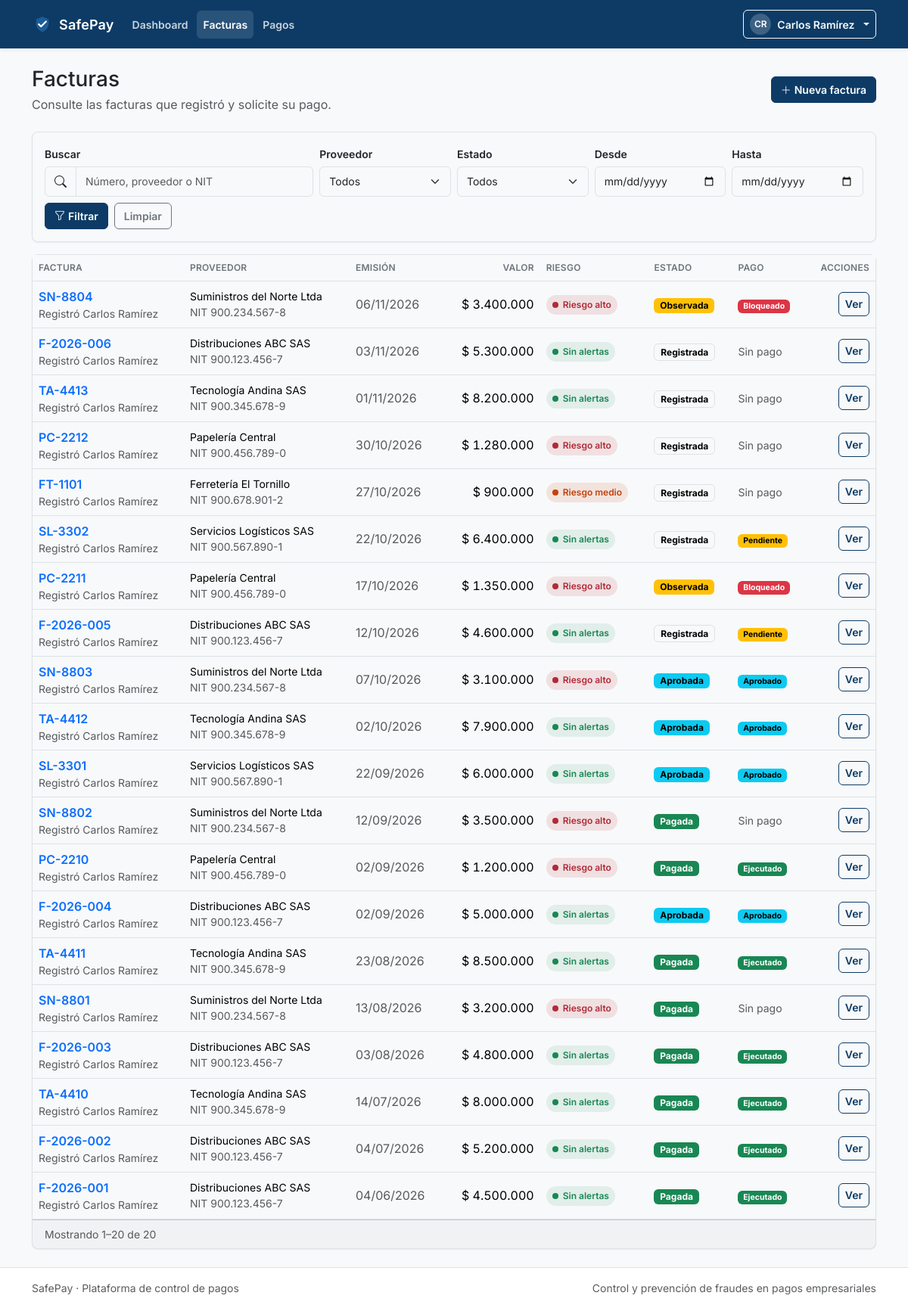
/modules/facturas/index.php (signed in), run on the app's committed database.
### tables this page shows
CREATE TABLE facturas (
    id_factura          INT UNSIGNED AUTO_INCREMENT PRIMARY KEY,
    id_proveedor        INT UNSIGNED NOT NULL,
    numero_factura      VARCHAR(40)  NOT NULL,
    fecha_emision       DATE         NOT NULL,
    valor               DECIMAL(14,2) NOT NULL,
    archivo_pdf         VARCHAR(255) NULL,
    estado              ENUM('registrada','observada','aprobada','rechazada','pagada')
                        NOT NULL DEFAULT 'registrada',
    id_usuario_registra INT UNSIGNED NOT NULL,
    creada_en           DATETIME     NOT NULL DEFAULT CURRENT_TIMESTAMP,
    CONSTRAINT uq_facturas_proveedor_numero UNIQUE (id_proveedor, numero_factura),
    CONSTRAINT chk_facturas_valor CHECK (valor > 0),
    KEY idx_facturas_estado (estado),
    KEY idx_facturas_fecha (fecha_emision),
    KEY idx_facturas_usuario (id_usuario_registra)
);

CREATE TABLE usuarios (
    id_usuario        INT UNSIGNED AUTO_INCREMENT PRIMARY KEY,
    nombre            VARCHAR(100) NOT NULL,
    correo            VARCHAR(120) NOT NULL,
    password_hash     VARCHAR(255) NOT NULL,
    id_rol            TINYINT UNSIGNED NOT NULL,
    activo            TINYINT(1)   NOT NULL DEFAULT 1,
    intentos_fallidos TINYINT UNSIGNED NOT NULL DEFAULT 0,
    bloqueado_hasta   DATETIME     NULL,
    creado_en         DATETIME     NOT NULL DEFAULT CURRENT_TIMESTAMP,
    CONSTRAINT uq_usuarios_correo UNIQUE (correo),
    KEY idx_usuarios_rol (id_rol)
);

CREATE TABLE proveedores (
    id_proveedor  INT UNSIGNED AUTO_INCREMENT PRIMARY KEY,
    nit           VARCHAR(20)  NOT NULL,
    razon_social  VARCHAR(150) NOT NULL,
    correo        VARCHAR(120) NULL,
    telefono      VARCHAR(30)  NULL,
    estado        ENUM('activo','inactivo') NOT NULL DEFAULT 'activo',
    creado_en     DATETIME     NOT NULL DEFAULT CURRENT_TIMESTAMP,
    CONSTRAINT uq_proveedores_nit UNIQUE (nit),
    KEY idx_proveedores_estado (estado)
);

CREATE TABLE pagos (
    id_pago            INT UNSIGNED AUTO_INCREMENT PRIMARY KEY,
    id_factura         INT UNSIGNED NOT NULL,
    id_cuenta_destino  INT UNSIGNED NOT NULL,
    valor              DECIMAL(14,2) NOT NULL,
    estado             ENUM('pendiente','bloqueado','aprobado','rechazado','ejecutado')
                       NOT NULL DEFAULT 'pendiente',
    id_usuario_solicita INT UNSIGNED NOT NULL,
    solicitado_en      DATETIME NOT NULL DEFAULT CURRENT_TIMESTAMP,
    CONSTRAINT uq_pagos_factura UNIQUE (id_factura),
    CONSTRAINT chk_pagos_valor CHECK (valor > 0),
    KEY idx_pagos_estado (estado),
    KEY idx_pagos_cuenta (id_cuenta_destino),
    KEY idx_pagos_usuario (id_usuario_solicita)
);

CREATE TABLE cuentas_bancarias (
    id_cuenta           INT UNSIGNED AUTO_INCREMENT PRIMARY KEY,
    id_proveedor        INT UNSIGNED NOT NULL,
    banco               VARCHAR(80)  NOT NULL,
    tipo_cuenta         ENUM('ahorros','corriente') NOT NULL,
    numero_cuenta       VARCHAR(30)  NOT NULL,
    es_principal        TINYINT(1)   NOT NULL DEFAULT 0,
    verificada          TINYINT(1)   NOT NULL DEFAULT 0,
    id_usuario_verifica INT UNSIGNED NULL,
    verificada_en       DATETIME     NULL,
    creada_en           DATETIME     NOT NULL DEFAULT CURRENT_TIMESTAMP,
    modificada_en       DATETIME     NULL,
    principal_de        INT UNSIGNED GENERATED ALWAYS AS (
                            IF(es_principal = 1, id_proveedor, NULL)
                        ) STORED,
    CONSTRAINT uq_cuentas_proveedor_numero UNIQUE (id_proveedor, numero_cuenta),
    CONSTRAINT uq_cuentas_principal UNIQUE (principal_de),
    KEY idx_cuentas_usuario_verifica (id_usuario_verifica)
);

### includes/auth.php (called while the page is built, shortened)
<?php
require_once __DIR__ . '/functions.php';
function usuarioActual(): ?array
{
    $usuario = $_SESSION['usuario'] ?? null;
    return is_array($usuario) ? $usuario : null;
}
function rolActual(): ?string
{
    return usuarioActual()['rol'] ?? null;
}
function tieneRol(array|string $roles): bool
{
    $rol = rolActual();
    $permitidos = is_array($roles) ? $roles : [$roles];
    return in_array($rol, $permitidos, true);
}

### includes/functions.php (called while the page is built, shortened)
<?php
function e(?string $texto): string
{
    return htmlspecialchars($texto ?? '', ENT_QUOTES | ENT_SUBSTITUTE, 'UTF-8');
}
function iniciales(string $nombre): string
{
    $partes = preg_split('/\s+/', trim($nombre)) ?: [];
    $texto  = '';
    foreach (array_slice($partes, 0, 2) as $parte) {
        $texto .= mb_strtoupper(mb_substr($parte, 0, 1));
    }
    return $texto !== '' ? $texto : '?';
}
function formatearMoneda(float|int|string|null $valor): string
{
    return '$ ' . number_format((float) $valor, 0, ',', '.');
}
function formatearFecha(?string $fecha, bool $conHora = false): string
{
    try {
        $objeto = new DateTimeImmutable($fecha);
    } catch (Exception) {
        return '—';
    }
    return $objeto->format($conHora ? 'd/m/Y H:i' : 'd/m/Y');
}

### modules/facturas/index.php (the view, shortened to what this page needs)
<?php
require_once __DIR__ . '/../../includes/functions.php';
require_once __DIR__ . '/../../includes/auth.php';
require_once __DIR__ . '/../../includes/modules.php';
$pdo = conexionBd();
$usuario = usuarioActual();
$esEmpleado = tieneRol('empleado');
$buscar = trim((string) ($_GET['q'] ?? ''));
$estadoFiltro = (string) ($_GET['estado'] ?? 'todos');
$desde = (string) ($_GET['desde'] ?? '');
$hasta = (string) ($_GET['hasta'] ?? '');
$pagina = paginaActual();
$porPagina = 20;
$where = [];
$params = [];
if ($esEmpleado) {
    $where[] = 'f.id_usuario_registra = :id_usuario';
    $params[':id_usuario'] = (int) $usuario['id'];
}
$sqlWhere = $where !== [] ? ' WHERE ' . implode(' AND ', $where) : '';
$stmt = $pdo->prepare(
    'SELECT COUNT(*)
     FROM facturas f
     INNER JOIN proveedores pr ON pr.id_proveedor = f.id_proveedor'
    . $sqlWhere
);
$stmt->execute($params);
$total = (int) $stmt->fetchColumn();
$paginas = totalPaginas($total, $porPagina);
$pagina = min($pagina, $paginas);
$offset = ($pagina - 1) * $porPagina;
$sql = "SELECT f.*, pr.razon_social, pr.nit, u.nombre AS registrada_por,
               p.id_pago, p.estado AS pago_estado,
               c.banco, c.numero_cuenta, c.es_principal, c.verificada,
               COALESCE((
                   SELECT MAX(CASE a.nivel WHEN 'alto' THEN 3 WHEN 'medio' THEN 2 ELSE 1 END)
                   FROM alertas a
                   WHERE a.estado = 'abierta'
                     AND (a.id_factura = f.id_factura
                          OR a.id_pago = p.id_pago
                          OR a.id_proveedor = f.id_proveedor
                          OR (p.id_pago IS NOT NULL AND a.id_cuenta = p.id_cuenta_destino))
               ), 0) AS riesgo_score
        FROM facturas f
        INNER JOIN proveedores pr ON pr.id_proveedor = f.id_proveedor
        INNER JOIN usuarios u ON u.id_usuario = f.id_usuario_registra
        LEFT JOIN pagos p ON p.id_factura = f.id_factura
        LEFT JOIN cuentas_bancarias c ON c.id_cuenta = p.id_cuenta_destino"
    . $sqlWhere
    . ' ORDER BY f.fecha_emision DESC, f.id_factura DESC LIMIT ' . $porPagina . ' OFFSET ' . $offset;
$stmt = $pdo->prepare($sql);
$stmt->execute($params);
$facturas = $stmt->fetchAll();
$niveles = [3 => 'alto', 2 => 'medio', 1 => 'bajo'];
require_once __DIR__ . '/../../includes/header.php';
?>
<div class="container py-4">
    <div class="d-flex flex-column flex-md-row justify-content-between align-items-md-center gap-3 mb-4">
        <div>
            <h1 class="h3 mb-1">Facturas</h1>
            <p class="text-muted mb-0">
                <?= $esEmpleado
                    ? 'Consulte las facturas que registró y solicite su pago.'
                    : 'Consulte las facturas, su estado y las alertas asociadas.' ?>
            </p>
        </div>
        <a class="btn btn-primary" href="<?= e(BASE_URL) ?>/modules/facturas/form.php">
            <i class="bi bi-plus-lg me-1" aria-hidden="true"></i>Nueva factura
        </a>
    </div>
    <div class="card mb-3">
        <div class="card-body">
            <form method="get" action="<?= e(BASE_URL) ?>/modules/facturas/index.php" class="row g-2 align-items-end">
                <div class="col-lg-4">
                    <label class="form-label" for="q">Buscar</label>
                    <div class="input-group">
                        <span class="input-group-text"><i class="bi bi-search" aria-hidden="true"></i></span>
                        <input class="form-control" id="q" name="q" type="search" value="<?= e($buscar) ?>"
                               placeholder="Número, proveedor o NIT">
                    </div>
                </div>
                <div class="col-sm-6 col-lg-2">
                    <label class="form-label" for="proveedor">Proveedor</label>
                    <select class="form-select" id="proveedor" name="proveedor">
                        <option value="0">Todos</option>
                    </select>
                </div>
                <div class="col-sm-6 col-lg-2">
                    <label class="form-label" for="estado">Estado</label>
                    <select class="form-select" id="estado" name="estado">
                        <option value="todos" <?= $estadoFiltro === 'todos' ? 'selected' : '' ?>>Todos</option>
                    </select>
                </div>
                <div class="col-6 col-lg-2">
                    <label class="form-label" for="desde">Desde</label>
                    <input class="form-control" id="desde" name="desde" type="date" value="<?= e($desde) ?>">
                </div>
                <div class="col-6 col-lg-2">
                    <label class="form-label" for="hasta">Hasta</label>
                    <input class="form-control" id="hasta" name="hasta" type="date" value="<?= e($hasta) ?>">
                </div>
                <div class="col-12 d-flex gap-2">
                    <button class="btn btn-primary" type="submit"><i class="bi bi-funnel me-1" aria-hidden="true"></i>Filtrar</button>
                    <a class="btn btn-outline-secondary" href="<?= e(BASE_URL) ?>/modules/facturas/index.php">Limpiar</a>
                </div>
            </form>
        </div>
    </div>
    <div class="card">
        <div class="table-responsive">
            <table class="table table-hover align-middle mb-0">
                <thead>
                    <tr>
                        <th>Factura</th>
                        <th>Proveedor</th>
                        <th>Emisión</th>
                        <th class="text-end">Valor</th>
                        <th>Riesgo</th>
                        <th>Estado</th>
                        <th>Pago</th>
                        <th class="text-end">Acciones</th>
                    </tr>
                </thead>
                <tbody>
                <?php if ($facturas === []): ?>
                    <tr>
                        <td colspan="8">
                            <div class="empty-state">
                                <i class="bi bi-receipt d-block fs-2 mb-2" aria-hidden="true"></i>
                                <p class="mb-2">No encontramos facturas con esos filtros.</p>
                                <a class="btn btn-sm btn-outline-primary" href="<?= e(BASE_URL) ?>/modules/facturas/index.php">Limpiar filtros</a>
                            </div>
                        </td>
                    </tr>
                <?php else: ?>
                    <?php foreach ($facturas as $factura): ?>
                        <?php $riesgo = $niveles[(int) $factura['riesgo_score']] ?? null; ?>
                        <tr>
                            <td>
                                <a class="fw-semibold text-decoration-none"
                                   href="<?= e(BASE_URL) ?>/modules/facturas/detalle.php?id=<?= (int) $factura['id_factura'] ?>">
                                    <?= e($factura['numero_factura']) ?>
                                </a>
                                <div class="small text-muted">Registró <?= e($factura['registrada_por']) ?></div>
                            </td>
                            <td class="small">
                                <?= e($factura['razon_social']) ?>
                                <div class="text-muted">NIT <?= e(formatearNit((string) $factura['nit'])) ?></div>
                            </td>
                            <td class="text-muted"><?= e(formatearFecha((string) $factura['fecha_emision'])) ?></td>
                            <td class="text-end currency"><?= e(formatearMoneda($factura['valor'])) ?></td>
                            <td><?= badgeRiesgo($riesgo) ?></td>
                            <td><?= badgeEstado((string) $factura['estado']) ?></td>
                            <td>
                                <?php if ($factura['id_pago'] === null): ?>
                                    <span class="small text-muted">Sin pago</span>
                                <?php else: ?>
                                    <a class="small text-decoration-none" href="<?= e(BASE_URL) ?>/modules/pagos/detalle.php?id=<?= (int) $factura['id_pago'] ?>">
                                        <?= badgeEstado((string) $factura['pago_estado']) ?>
                                    </a>
                                <?php endif; ?>
                            </td>
                            <td class="text-end text-nowrap">
                                <a class="btn btn-sm btn-outline-primary"
                                   href="<?= e(BASE_URL) ?>/modules/facturas/detalle.php?id=<?= (int) $factura['id_factura'] ?>">
                                    Ver
                                </a>
                            </td>
                        </tr>
                    <?php endforeach; ?>
                <?php endif; ?>
                </tbody>
            </table>
        </div>
        <div class="card-footer d-flex flex-column flex-sm-row justify-content-between align-items-center gap-2">
            <span class="small text-muted">
                <?= $total === 0
                    ? 'Sin resultados'
                    : 'Mostrando ' . ($offset + 1) . '–' . min($offset + $porPagina, $total) . ' de ' . $total ?>
            </span>
        </div>
    </div>
</div>
<?php require_once __DIR__ . '/../../includes/footer.php'; ?>

### includes/modules.php (shortened to what this page needs)
<?php
require_once __DIR__ . '/auth.php';
function etiquetaEstado(string $estado): string
{
    return match ($estado) {
        'registrada'  => 'Registrada',
        'observada'   => 'Observada',
        'aprobada'    => 'Aprobada',
        'rechazada'   => 'Rechazada',
        'pagada'      => 'Pagada',
        'pendiente'   => 'Pendiente',
        'bloqueado'   => 'Bloqueado',
        'aprobado'    => 'Aprobado',
        'rechazado'   => 'Rechazado',
        'ejecutado'   => 'Ejecutado',
        'abierta'     => 'Abierta',
        'resuelta'    => 'Resuelta',
        'descartada'  => 'Descartada',
        'activo'      => 'Activo',
        'inactivo'    => 'Inactivo',
        default       => ucfirst($estado),
    };
}
function claseEstado(string $estado): string
{
    return match ($estado) {
        'observada', 'pendiente' => 'text-bg-warning',
        'bloqueado', 'rechazada', 'rechazado', 'abierta' => 'text-bg-danger',
        'aprobada', 'aprobado' => 'text-bg-info',
        'pagada', 'ejecutado', 'resuelta', 'activo' => 'text-bg-success',
        'descartada', 'inactivo' => 'text-bg-secondary',
        default => 'text-bg-light border',
    };
}
function badgeEstado(string $estado): string
{
    return '<span class="badge ' . e(claseEstado($estado)) . '">' . e(etiquetaEstado($estado)) . '</span>';
}
function etiquetaNivel(string $nivel): string
{
    return match ($nivel) {
        'alto'  => 'Riesgo alto',
        'medio' => 'Riesgo medio',
        'bajo'  => 'Riesgo bajo',
        default => 'Sin alertas',
    };
}
function badgeRiesgo(?string $nivel): string
{
    if ($nivel === null || $nivel === '') {
        return '<span class="badge-risk badge-risk--sin"><span class="dot"></span>Sin alertas</span>';
    }
    return '<span class="badge-risk badge-risk--' . e($nivel) . '"><span class="dot"></span>'
        . e(etiquetaNivel($nivel)) . '</span>';
}
function formatearNit(string $nit): string
{
    if (preg_match('/^(\d{3})(\d{3})(\d{3})-(\d)$/', $nit, $partes) === 1) {
        return $partes[1] . '.' . $partes[2] . '.' . $partes[3] . '-' . $partes[4];
    }
    return $nit;
}
function paginaActual(): int
{
    return max(1, (int) ($_GET['pagina'] ?? 1));
}
function totalPaginas(int $total, int $porPagina): int
{
    return max(1, (int) ceil($total / max(1, $porPagina)));
}

### data on the page
facturas: numero_factura "SN-8804", usuarios.nombre "Carlos Ramírez", id_proveedor.razon_social "Suministros del Norte Ltda", id_proveedor.id_factura "900.234.567-8", fecha_emision "06/11/2026", valor "$ 3.400.000", nivel "Riesgo alto", estado "Observada Bloqueado"
facturas: numero_factura "F-2026-006", usuarios.nombre "Carlos Ramírez", id_proveedor.razon_social "Distribuciones ABC SAS", id_proveedor.nit "900.123.456-7", fecha_emision "03/11/2026", valor "$ 5.300.000", shows "Sin alertas", estado "Registrada", shows "Sin pago"
facturas: numero_factura "TA-4413", usuarios.nombre "Carlos Ramírez", id_proveedor.razon_social "Tecnología Andina SAS", id_proveedor.id_pago "900.345.678-9", fecha_emision "01/11/2026", valor "$ 8.200.000", shows "Sin alertas", estado "Registrada", shows "Sin pago"
facturas: numero_factura "PC-2212", usuarios.nombre "Carlos Ramírez", id_proveedor.razon_social "Papelería Central", id_proveedor.es_principal "900.456.789-0", fecha_emision "30/10/2026", valor "$ 1.280.000", nivel "Riesgo alto", estado "Registrada", shows "Sin pago"
facturas: numero_factura "FT-1101", usuarios.nombre "Carlos Ramírez", id_proveedor.razon_social "Ferretería El Tornillo", nit "900.678.901-2", fecha_emision "27/10/2026", valor "$ 900.000", nivel "Riesgo medio", estado "Registrada", shows "Sin pago"
facturas: numero_factura "SL-3302", usuarios.nombre "Carlos Ramírez", id_proveedor.razon_social "Servicios Logísticos SAS", id_proveedor.nit "900.567.890-1", fecha_emision "22/10/2026", valor "$ 6.400.000", shows "Sin alertas", estado "Registrada Pendiente"
facturas: numero_factura "PC-2211", usuarios.nombre "Carlos Ramírez", id_proveedor.razon_social "Papelería Central", id_proveedor.es_principal "900.456.789-0", fecha_emision "17/10/2026", valor "$ 1.350.000", nivel "Riesgo alto", estado "Observada Bloqueado"
facturas: numero_factura "F-2026-005", usuarios.nombre "Carlos Ramírez", id_proveedor.razon_social "Distribuciones ABC SAS", id_proveedor.nit "900.123.456-7", fecha_emision "12/10/2026", valor "$ 4.600.000", shows "Sin alertas", estado "Registrada Pendiente"
facturas: numero_factura "SN-8803", usuarios.nombre "Carlos Ramírez", id_proveedor.razon_social "Suministros del Norte Ltda", id_proveedor.id_factura "900.234.567-8", fecha_emision "07/10/2026", valor "$ 3.100.000", nivel "Riesgo alto", estado "Aprobada Aprobado"
facturas: numero_factura "TA-4412", usuarios.nombre "Carlos Ramírez", id_proveedor.razon_social "Tecnología Andina SAS", id_proveedor.id_pago "900.345.678-9", fecha_emision "02/10/2026", valor "$ 7.900.000", shows "Sin alertas", estado "Aprobada Aprobado"
facturas: numero_factura "SL-3301", usuarios.nombre "Carlos Ramírez", id_proveedor.razon_social "Servicios Logísticos SAS", id_proveedor.nit "900.567.890-1", fecha_emision "22/09/2026", valor "$ 6.000.000", shows "Sin alertas", estado "Aprobada Aprobado"
facturas: numero_factura "SN-8802", usuarios.nombre "Carlos Ramírez", id_proveedor.razon_social "Suministros del Norte Ltda", formatearNit((string) $factura['nit']) "900.234.567-8", fecha_emision "12/09/2026", valor "$ 3.500.000", nivel "Riesgo alto", estado "Pagada", shows "Sin pago"
facturas: numero_factura "PC-2210", usuarios.nombre "Carlos Ramírez", id_proveedor.razon_social "Papelería Central", id_proveedor.es_principal "900.456.789-0", fecha_emision "02/09/2026", valor "$ 1.200.000", nivel "Riesgo alto", estado "Pagada Ejecutado"
facturas: numero_factura "F-2026-004", usuarios.nombre "Carlos Ramírez", id_proveedor.razon_social "Distribuciones ABC SAS", id_proveedor.nit "900.123.456-7", fecha_emision "02/09/2026", valor "$ 5.000.000", shows "Sin alertas", estado "Aprobada Aprobado"
facturas: numero_factura "TA-4411", usuarios.nombre "Carlos Ramírez", id_proveedor.razon_social "Tecnología Andina SAS", id_proveedor.id_pago "900.345.678-9", fecha_emision "23/08/2026", valor "$ 8.500.000", shows "Sin alertas", estado "Pagada Ejecutado"
facturas: numero_factura "SN-8801", usuarios.nombre "Carlos Ramírez", id_proveedor.razon_social "Suministros del Norte Ltda", id_proveedor.id_factura "900.234.567-8", fecha_emision "13/08/2026", valor "$ 3.200.000", nivel "Riesgo alto", estado "Pagada", shows "Sin pago"
facturas: numero_factura "F-2026-003", usuarios.nombre "Carlos Ramírez", id_proveedor.razon_social "Distribuciones ABC SAS", id_proveedor.nit "900.123.456-7", fecha_emision "03/08/2026", valor "$ 4.800.000", shows "Sin alertas", estado "Pagada Ejecutado"
facturas: numero_factura "TA-4410", usuarios.nombre "Carlos Ramírez", id_proveedor.razon_social "Tecnología Andina SAS", id_proveedor.id_pago "900.345.678-9", fecha_emision "14/07/2026", valor "$ 8.000.000", shows "Sin alertas", estado "Pagada Ejecutado"
facturas: numero_factura "F-2026-002", usuarios.nombre "Carlos Ramírez", id_proveedor.razon_social "Distribuciones ABC SAS", id_proveedor.nit "900.123.456-7", fecha_emision "04/07/2026", valor "$ 5.200.000", shows "Sin alertas", estado "Pagada Ejecutado"
facturas: numero_factura "F-2026-001", usuarios.nombre "Carlos Ramírez", id_proveedor.razon_social "Distribuciones ABC SAS", id_proveedor.nit "900.123.456-7", fecha_emision "04/06/2026", valor "$ 4.500.000", shows "Sin alertas", estado "Pagada Ejecutado"

### other printed values
APP_NAME "SafePay"
$item['etiqueta'] "Dashboard"
$item['etiqueta'] "Facturas"
$item['etiqueta'] "Pagos"
iniciales($nombreUsuario ?? 'Usuario') "CR"
$nombreUsuario "Carlos Ramírez"
$offset + 1 "1"
min($offset + $porPagina, $total) "20"
$total "20"
